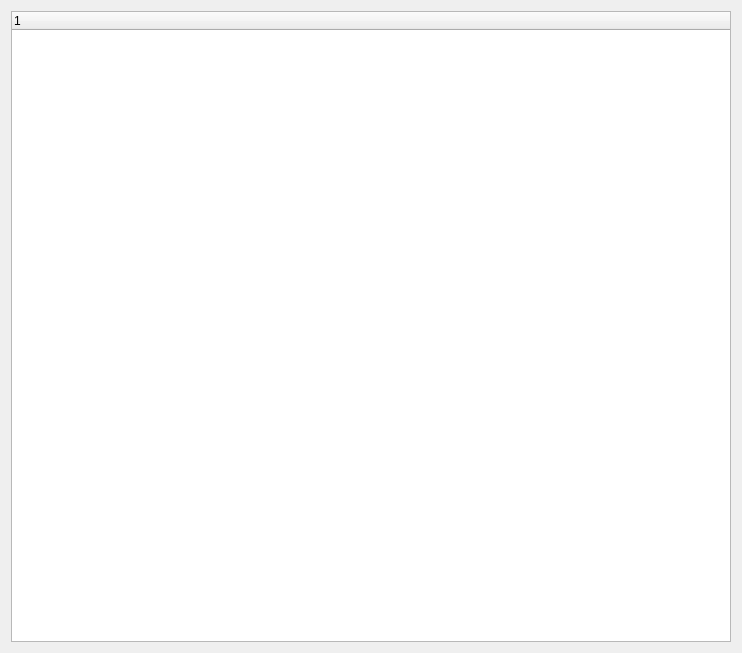
<?xml version="1.0" encoding="UTF-8"?>
<ui version="4.0">
 <class>CDlgSystemMessageDistribute</class>
 <widget class="QWidget" name="CDlgSystemMessageDistribute">
  <property name="geometry">
   <rect>
    <x>0</x>
    <y>0</y>
    <width>742</width>
    <height>653</height>
   </rect>
  </property>
  <property name="windowTitle">
   <string>CDlgSystemMessageDistribute</string>
  </property>
  <layout class="QVBoxLayout" name="verticalLayout">
   <item>
    <widget class="QTreeWidget" name="treeWidget"/>
   </item>
  </layout>
 </widget>
 <layoutdefault spacing="6" margin="11"/>
 <resources/>
 <connections/>
</ui>
